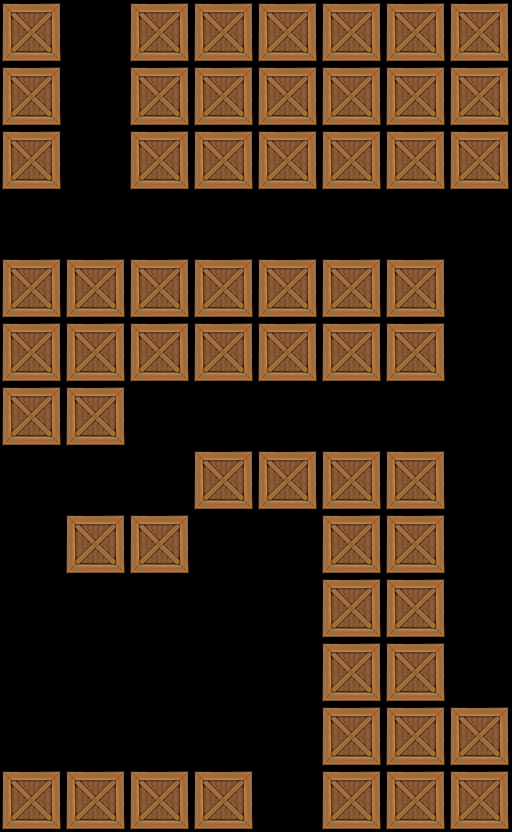

A level layout from a 2D game, rendered from its tile map. Below: a short description, then the map file with tile-grid data replaced by summaries:
An orthogonal 8x13 tile map with 64x64 px tiles, 1 tile layer (Tile Layer 1).

<map version="1.0" orientation="orthogonal" width="8" height="13" tilewidth="64" tileheight="64">
 <tileset firstgid="1" name="crate" tilewidth="64" tileheight="64">
  <image source="../../crate3.png" width="64" height="64" />
 </tileset>
 <layer name="Tile Layer 1" width="8" height="13">
  <data>[104 cells, 59 non-empty, 1 distinct tile ids]</data>
 </layer>
</map>
